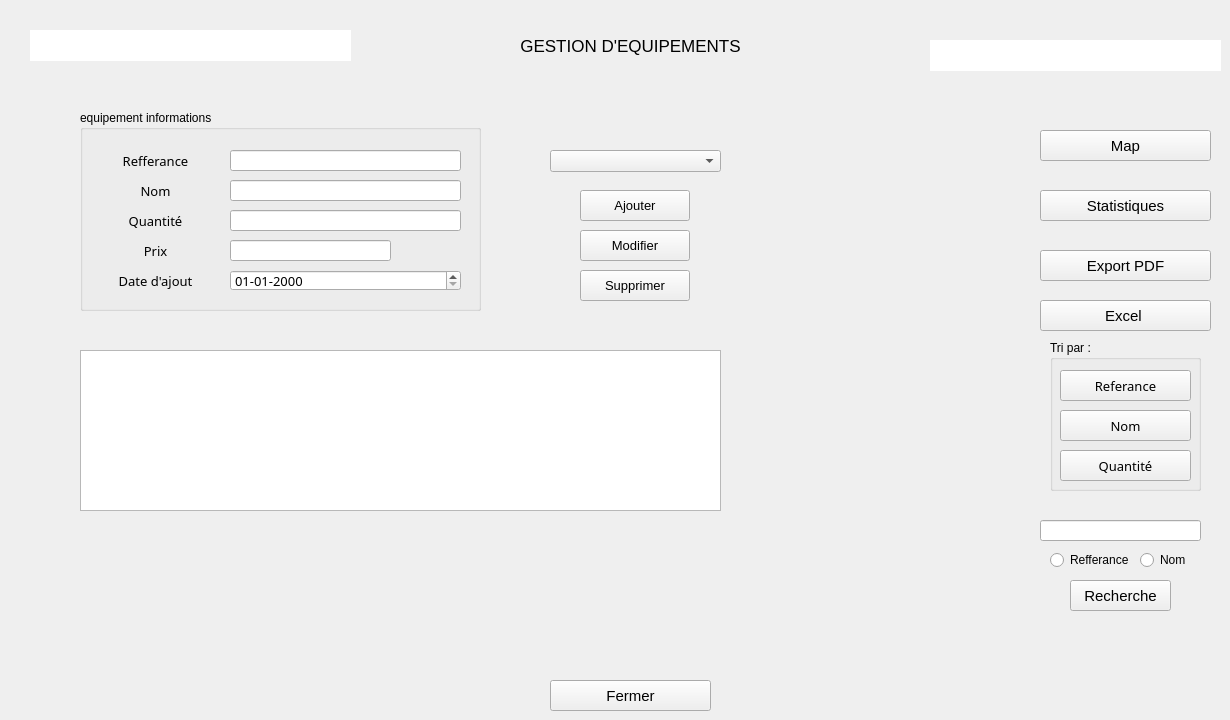
   <widget class="QWidget" name="tab_5">
    <attribute name="title">
     <string>Gestion des equippements</string>
    </attribute>
    <widget class="QPushButton" name="pB_AjouterP">
     <property name="geometry">
      <rect>
       <x>580</x>
       <y>190</y>
       <width>110</width>
       <height>31</height>
      </rect>
     </property>
     <property name="font">
      <font>
       <family>Arial</family>
       <pointsize>10</pointsize>
      </font>
     </property>
     <property name="styleSheet">
      <string notr="true"/>
     </property>
     <property name="text">
      <string>Ajouter</string>
     </property>
    </widget>
    <widget class="QGroupBox" name="gB_infopersonnel">
     <property name="geometry">
      <rect>
       <x>80</x>
       <y>110</y>
       <width>401</width>
       <height>201</height>
      </rect>
     </property>
     <property name="styleSheet">
      <string notr="true"/>
     </property>
     <property name="title">
      <string>equipement informations</string>
     </property>
     <widget class="QLineEdit" name="lineEdit_Nom_2">
      <property name="geometry">
       <rect>
        <x>150</x>
        <y>70</y>
        <width>231</width>
        <height>21</height>
       </rect>
      </property>
      <property name="styleSheet">
       <string notr="true"/>
      </property>
     </widget>
     <widget class="QLabel" name="quant_2">
      <property name="geometry">
       <rect>
        <x>10</x>
        <y>100</y>
        <width>131</width>
        <height>21</height>
       </rect>
      </property>
      <property name="font">
       <font>
        <family>Montserrat Medium</family>
        <pointsize>10</pointsize>
       </font>
      </property>
      <property name="styleSheet">
       <string notr="true"/>
      </property>
      <property name="text">
       <string>Quantité</string>
      </property>
      <property name="alignment">
       <set>Qt::AlignCenter</set>
      </property>
     </widget>
     <widget class="QLabel" name="reff_2">
      <property name="geometry">
       <rect>
        <x>10</x>
        <y>40</y>
        <width>131</width>
        <height>21</height>
       </rect>
      </property>
      <property name="font">
       <font>
        <family>Montserrat Medium</family>
        <pointsize>10</pointsize>
       </font>
      </property>
      <property name="styleSheet">
       <string notr="true"/>
      </property>
      <property name="text">
       <string>Refferance</string>
      </property>
      <property name="alignment">
       <set>Qt::AlignCenter</set>
      </property>
     </widget>
     <widget class="QLineEdit" name="lineEdit_Reff_2">
      <property name="geometry">
       <rect>
        <x>150</x>
        <y>40</y>
        <width>231</width>
        <height>21</height>
       </rect>
      </property>
      <property name="styleSheet">
       <string notr="true"/>
      </property>
     </widget>
     <widget class="QLineEdit" name="LineEdit_Quantite_2">
      <property name="geometry">
       <rect>
        <x>150</x>
        <y>100</y>
        <width>231</width>
        <height>21</height>
       </rect>
      </property>
      <property name="styleSheet">
       <string notr="true"/>
      </property>
     </widget>
     <widget class="QLabel" name="nom_2">
      <property name="geometry">
       <rect>
        <x>10</x>
        <y>70</y>
        <width>131</width>
        <height>21</height>
       </rect>
      </property>
      <property name="font">
       <font>
        <family>Montserrat Medium</family>
        <pointsize>10</pointsize>
       </font>
      </property>
      <property name="styleSheet">
       <string notr="true"/>
      </property>
      <property name="text">
       <string>Nom</string>
      </property>
      <property name="alignment">
       <set>Qt::AlignCenter</set>
      </property>
     </widget>
     <widget class="QLabel" name="dateA_2">
      <property name="geometry">
       <rect>
        <x>10</x>
        <y>160</y>
        <width>131</width>
        <height>21</height>
       </rect>
      </property>
      <property name="font">
       <font>
        <family>Montserrat Medium</family>
        <pointsize>10</pointsize>
       </font>
      </property>
      <property name="styleSheet">
       <string notr="true"/>
      </property>
      <property name="text">
       <string>Date d'ajout</string>
      </property>
      <property name="alignment">
       <set>Qt::AlignCenter</set>
      </property>
     </widget>
     <widget class="QDateEdit" name="dateEdit_DateA_2">
      <property name="geometry">
       <rect>
        <x>150</x>
        <y>160</y>
        <width>231</width>
        <height>21</height>
       </rect>
      </property>
      <property name="font">
       <font>
        <family>Montserrat Medium</family>
        <pointsize>10</pointsize>
       </font>
      </property>
      <property name="styleSheet">
       <string notr="true"/>
      </property>
      <property name="displayFormat">
       <string>dd-MM-yyyy</string>
      </property>
      <property name="timeSpec">
       <enum>Qt::LocalTime</enum>
      </property>
     </widget>
     <widget class="QLabel" name="label_NbPersonnes_2">
      <property name="geometry">
       <rect>
        <x>10</x>
        <y>130</y>
        <width>131</width>
        <height>21</height>
       </rect>
      </property>
      <property name="font">
       <font>
        <family>Montserrat Medium</family>
        <pointsize>10</pointsize>
       </font>
      </property>
      <property name="styleSheet">
       <string notr="true"/>
      </property>
      <property name="text">
       <string>Prix</string>
      </property>
      <property name="alignment">
       <set>Qt::AlignCenter</set>
      </property>
     </widget>
     <widget class="QLineEdit" name="lineEdit_Prix_2">
      <property name="geometry">
       <rect>
        <x>150</x>
        <y>130</y>
        <width>161</width>
        <height>21</height>
       </rect>
      </property>
      <property name="styleSheet">
       <string notr="true"/>
      </property>
     </widget>
    </widget>
    <widget class="QTableView" name="tab_Equipement">
     <property name="geometry">
      <rect>
       <x>80</x>
       <y>350</y>
       <width>641</width>
       <height>161</height>
      </rect>
     </property>
     <property name="styleSheet">
      <string notr="true"/>
     </property>
    </widget>
    <widget class="QComboBox" name="comboBox">
     <property name="geometry">
      <rect>
       <x>550</x>
       <y>150</y>
       <width>171</width>
       <height>22</height>
      </rect>
     </property>
     <property name="styleSheet">
      <string notr="true"/>
     </property>
    </widget>
    <widget class="QPushButton" name="pB_Map">
     <property name="geometry">
      <rect>
       <x>1040</x>
       <y>130</y>
       <width>171</width>
       <height>31</height>
      </rect>
     </property>
     <property name="font">
      <font>
       <family>Arial</family>
       <pointsize>11</pointsize>
      </font>
     </property>
     <property name="styleSheet">
      <string notr="true"/>
     </property>
     <property name="text">
      <string>Map</string>
     </property>
    </widget>
    <widget class="QPushButton" name="pB_Recherche">
     <property name="geometry">
      <rect>
       <x>1070</x>
       <y>580</y>
       <width>101</width>
       <height>31</height>
      </rect>
     </property>
     <property name="font">
      <font>
       <family>Arial</family>
       <pointsize>11</pointsize>
      </font>
     </property>
     <property name="styleSheet">
      <string notr="true"/>
     </property>
     <property name="text">
      <string>Recherche</string>
     </property>
    </widget>
    <widget class="QPushButton" name="pushButton_Fermer">
     <property name="geometry">
      <rect>
       <x>550</x>
       <y>680</y>
       <width>161</width>
       <height>31</height>
      </rect>
     </property>
     <property name="font">
      <font>
       <family>Arial</family>
       <pointsize>11</pointsize>
      </font>
     </property>
     <property name="styleSheet">
      <string notr="true"/>
     </property>
     <property name="text">
      <string>Fermer</string>
     </property>
    </widget>
    <widget class="QGroupBox" name="groupBox">
     <property name="geometry">
      <rect>
       <x>1050</x>
       <y>340</y>
       <width>151</width>
       <height>151</height>
      </rect>
     </property>
     <property name="styleSheet">
      <string notr="true"/>
     </property>
     <property name="title">
      <string>Tri par :</string>
     </property>
     <widget class="QPushButton" name="pB_TirerParQuantite_2">
      <property name="geometry">
       <rect>
        <x>10</x>
        <y>110</y>
        <width>131</width>
        <height>31</height>
       </rect>
      </property>
      <property name="font">
       <font>
        <family>Montserrat Medium</family>
        <pointsize>10</pointsize>
       </font>
      </property>
      <property name="styleSheet">
       <string notr="true"/>
      </property>
      <property name="text">
       <string>Quantité</string>
      </property>
     </widget>
     <widget class="QPushButton" name="pB_TirerParReff_2">
      <property name="geometry">
       <rect>
        <x>10</x>
        <y>30</y>
        <width>131</width>
        <height>31</height>
       </rect>
      </property>
      <property name="font">
       <font>
        <family>Montserrat Medium</family>
        <pointsize>10</pointsize>
       </font>
      </property>
      <property name="styleSheet">
       <string notr="true"/>
      </property>
      <property name="text">
       <string>Referance</string>
      </property>
     </widget>
     <widget class="QPushButton" name="pB_TireParNom_2">
      <property name="geometry">
       <rect>
        <x>10</x>
        <y>70</y>
        <width>131</width>
        <height>31</height>
       </rect>
      </property>
      <property name="font">
       <font>
        <family>Montserrat Medium</family>
        <pointsize>10</pointsize>
       </font>
      </property>
      <property name="styleSheet">
       <string notr="true"/>
      </property>
      <property name="text">
       <string>Nom</string>
      </property>
     </widget>
    </widget>
    <widget class="QPushButton" name="pB_ModifierP">
     <property name="geometry">
      <rect>
       <x>580</x>
       <y>230</y>
       <width>110</width>
       <height>31</height>
      </rect>
     </property>
     <property name="font">
      <font>
       <family>Arial</family>
       <pointsize>10</pointsize>
      </font>
     </property>
     <property name="styleSheet">
      <string notr="true"/>
     </property>
     <property name="text">
      <string>Modifier</string>
     </property>
    </widget>
    <widget class="QRadioButton" name="rB_reff">
     <property name="geometry">
      <rect>
       <x>1050</x>
       <y>550</y>
       <width>81</width>
       <height>20</height>
      </rect>
     </property>
     <property name="styleSheet">
      <string notr="true"/>
     </property>
     <property name="text">
      <string>Refferance</string>
     </property>
    </widget>
    <widget class="QPushButton" name="pB_SupprimerP">
     <property name="geometry">
      <rect>
       <x>580</x>
       <y>270</y>
       <width>110</width>
       <height>31</height>
      </rect>
     </property>
     <property name="font">
      <font>
       <family>Arial</family>
       <pointsize>10</pointsize>
      </font>
     </property>
     <property name="styleSheet">
      <string notr="true"/>
     </property>
     <property name="text">
      <string>Supprimer</string>
     </property>
    </widget>
    <widget class="QLabel" name="label_Info">
     <property name="geometry">
      <rect>
       <x>930</x>
       <y>40</y>
       <width>291</width>
       <height>31</height>
      </rect>
     </property>
     <property name="font">
      <font>
       <family>Montserrat Medium</family>
       <pointsize>11</pointsize>
      </font>
     </property>
     <property name="styleSheet">
      <string notr="true">background-color: rgb(255, 255, 255);</string>
     </property>
     <property name="text">
      <string/>
     </property>
     <property name="alignment">
      <set>Qt::AlignCenter</set>
     </property>
    </widget>
    <widget class="QLineEdit" name="lineEdit_Recherche">
     <property name="geometry">
      <rect>
       <x>1040</x>
       <y>520</y>
       <width>161</width>
       <height>21</height>
      </rect>
     </property>
     <property name="styleSheet">
      <string notr="true"/>
     </property>
    </widget>
    <widget class="QLabel" name="labe_db">
     <property name="geometry">
      <rect>
       <x>30</x>
       <y>30</y>
       <width>321</width>
       <height>31</height>
      </rect>
     </property>
     <property name="font">
      <font>
       <family>Arial</family>
       <pointsize>13</pointsize>
      </font>
     </property>
     <property name="styleSheet">
      <string notr="true">background-color: rgb(255, 255, 255);</string>
     </property>
     <property name="text">
      <string/>
     </property>
     <property name="alignment">
      <set>Qt::AlignCenter</set>
     </property>
    </widget>
    <widget class="QPushButton" name="pB_excel">
     <property name="geometry">
      <rect>
       <x>1040</x>
       <y>300</y>
       <width>171</width>
       <height>31</height>
      </rect>
     </property>
     <property name="font">
      <font>
       <family>Arial</family>
       <pointsize>11</pointsize>
      </font>
     </property>
     <property name="styleSheet">
      <string notr="true"/>
     </property>
     <property name="text">
      <string>Excel </string>
     </property>
    </widget>
    <widget class="QPushButton" name="pB_Stats">
     <property name="geometry">
      <rect>
       <x>1040</x>
       <y>190</y>
       <width>171</width>
       <height>31</height>
      </rect>
     </property>
     <property name="font">
      <font>
       <family>Arial</family>
       <pointsize>11</pointsize>
      </font>
     </property>
     <property name="styleSheet">
      <string notr="true"/>
     </property>
     <property name="text">
      <string>Statistiques</string>
     </property>
    </widget>
    <widget class="QLabel" name="labe_TitleEvents">
     <property name="geometry">
      <rect>
       <x>470</x>
       <y>30</y>
       <width>321</width>
       <height>31</height>
      </rect>
     </property>
     <property name="font">
      <font>
       <family>Arial</family>
       <pointsize>13</pointsize>
      </font>
     </property>
     <property name="styleSheet">
      <string notr="true"/>
     </property>
     <property name="text">
      <string>GESTION D'EQUIPEMENTS</string>
     </property>
     <property name="alignment">
      <set>Qt::AlignCenter</set>
     </property>
    </widget>
    <widget class="QPushButton" name="pB_export_pdf">
     <property name="geometry">
      <rect>
       <x>1040</x>
       <y>250</y>
       <width>171</width>
       <height>31</height>
      </rect>
     </property>
     <property name="font">
      <font>
       <family>Arial</family>
       <pointsize>11</pointsize>
      </font>
     </property>
     <property name="styleSheet">
      <string notr="true"/>
     </property>
     <property name="text">
      <string>Export PDF</string>
     </property>
    </widget>
    <widget class="QRadioButton" name="rb_Nom">
     <property name="geometry">
      <rect>
       <x>1140</x>
       <y>550</y>
       <width>51</width>
       <height>20</height>
      </rect>
     </property>
     <property name="styleSheet">
      <string notr="true"/>
     </property>
     <property name="text">
      <string>Nom</string>
     </property>
    </widget>
   </widget>
